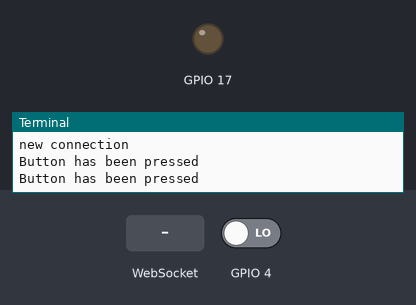
This program was run on a simulated Raspberry Pi (BCM pin numbers). Shown: output pins drawn as LEDs (lit = HIGH), the last lines printed to the terminal. Inputs (shaded band) come from the test bench; at power-on: GPIO 4 LOW. A WebSocket client connects 1 s after the server starts.

Above: at 1.2 s.
1.3 s: WebSocket message "led on" arrives
At 2.3 s:
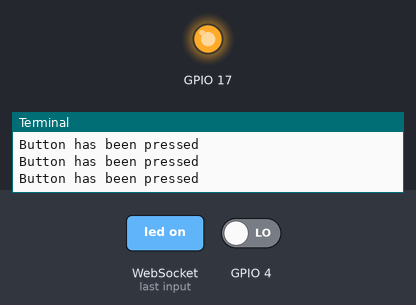
2.8 s: WebSocket message "led off" arrives
At 3.5 s:
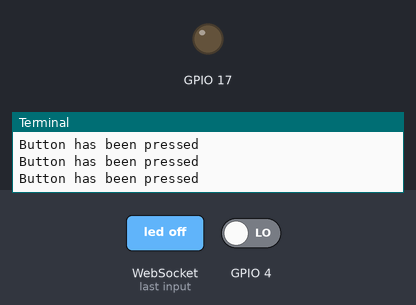
Timing chart, 0 to 5.8 s (numbered marks = the images above; inputs shaded):
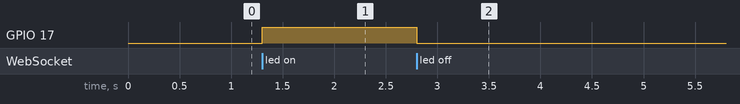

Measured:
- after the input at 1.3 s, GPIO 17: LOW → HIGH at once
- after the input at 2.8 s, GPIO 17: HIGH → LOW at once

The program:

Server_GPIO.py
```python
#!/usr/bin/python

import tornado.httpserver
import tornado.websocket
import tornado.ioloop
import tornado.web

import datetime
import json

import RPi.GPIO as GPIO
import time
GPIO.setwarnings(False)
GPIO.setmode(GPIO.BCM)
GPIO.setup(17, GPIO.OUT)
GPIO.setup(04, GPIO.IN)

class WSHandler(tornado.websocket.WebSocketHandler):

	def open(self):
		self.connected = True
		print 'new connection'
		self.write_message("LED = "+ str(GPIO.input(17)))
		self.write_message("Connection opend")
		self.timeout_loop()


	def on_message(self, message):
		print 'Incoming:', message
		if message == "led on":
			GPIO.output(17, True)
			self.write_message("LED = "+ str(GPIO.input(17)))
		elif message == "led off":
			GPIO.output(17, False)
			self.write_message("LED = "+ str(GPIO.input(17)))

	def on_close(self):
		self.connected = False
		print 'connection closed'


	def timeout_loop(self):
		if self.connected:
			if GPIO.input(04) == 0:
				print "Button has been pressed"
				self.write_message("Button has been pressed")
			tornado.ioloop.IOLoop.instance().add_timeout(datetime.timedelta(seconds=.1), self.timeout_loop)

application = tornado.web.Application([
	(r'/mycode', WSHandler),
])

if __name__ == "__main__":
	GPIO.output(17, False)
	http_server = tornado.httpserver.HTTPServer(application)
	http_server.listen(8888)
	print 'WebSocket Server start ..'
	tornado.ioloop.IOLoop.instance().start()
```
